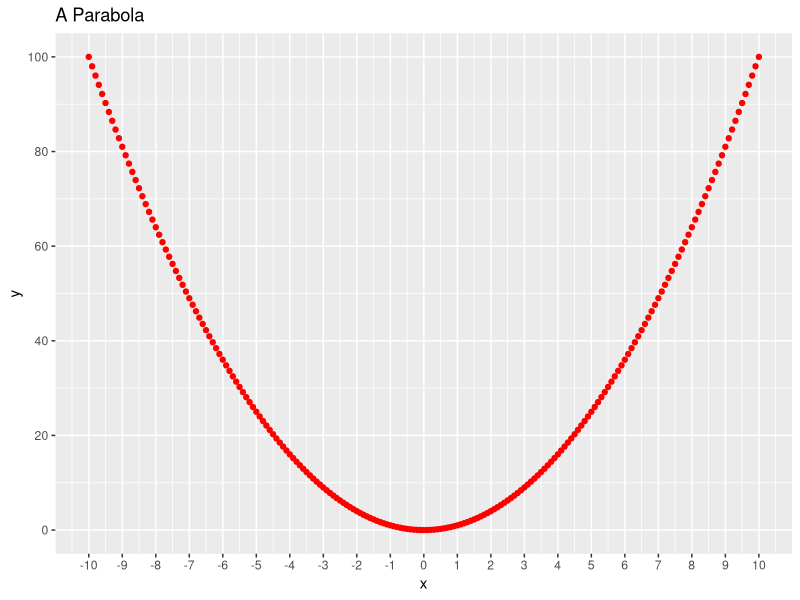
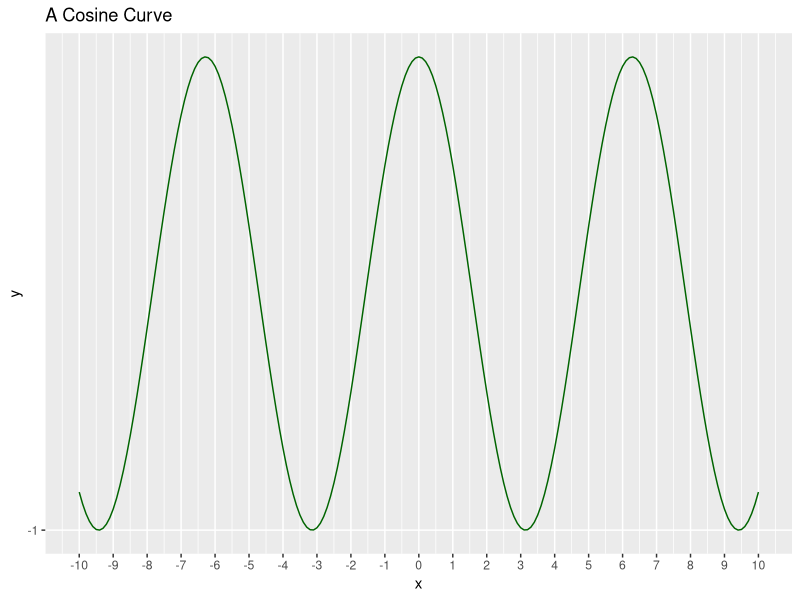

Generate these figures, in order, with R:
## ---- chunk 1
print("Hello World")
## ---- chunk 2
cat("hello world")
## ---- chunk 3
count <- 5
name <- 'Jeremy Teitelbaum'  # string types are called chr for character
paragraph<-'Far across the misty mountains cold,
to dungeons deep and caverns cold,
we must away,
ere break of day
to seek our long forgotten gold.'
pi <- 3.14159 # R doesn't use integer types unless you force it to, numbers are "num"
epsilon <- 1e-6
count <- 5L # this forces an integer
students <- c("Jeremy", "Phillip","Sara", "Molly")
HotDog <- TRUE  #note all caps unlike Python; false is FALSE
## ---- chunk 4
print("hello")
## ---- chunk 5
names(students)<-c("President", "Vice President", "Treasurer", "Secretary")
print(names(students))   
print(students["President"])
print(students)
## ---- chunk 6
print(students)
print(count)
cat("Students:", students,"\n")
print(epsilon)
cat("The value of epsilon is:", epsilon,"\n")
print(paragraph)
cat(paragraph)

## ---- chunk 7
strList <- c("Jeremy", 25, 1.34, FALSE) # everything becomes a string
intList <- c(1,2,3,4,5) 
floatList <- c(1,2,3.5,4)
## ---- chunk 8
a <- 1
b<- 2
a+b
## ---- chunk 9
a<- c(1,2,3,4,5)
b<- 4
a+b
## ---- chunk 10
a<-c(1,2,3,4,5,6)
b<-c(10,11)
a+b
## ---- chunk 11
a<-c(1,2,3,4,5)
b<-c(1,2)
a+b
## ---- chunk 12
a/5
## ---- chunk 13
# integer division (// in python)
a<-5L
b<-3
a%/%b
## ---- chunk 14
# remainder (% in python)
a<-5
b<-3
a%%b
## ---- chunk 15
a<-c(1,2,3,4,5)
a^2
## ---- chunk 16
print(a^2==a)
print(a^2>a)
print(a^2==4)
## ---- chunk 17
firstName <- 'Jeremy'
lastName <- 'Teitelbaum'
nchar(firstName)
## ---- chunk 18
paste(firstName, lastName) # spaces by default
## ---- chunk 19
paste(firstName, lastName,sep="") # no space
## ---- chunk 20
paste(c(1,2,3),"Jeremy") # remember functions work across vectors
## ---- chunk 21
firstName[1] # another difference from Python
## ---- chunk 22
a<-substr("Jeremy", 1,1)
b<-substr("Jeremy", 1,3)
cat(a,b, paste(a,b,sep=""))
## ---- chunk 23
nums <- 0:10 # generates a sequence from 0 to 10 INCLUSIVE (compare python)
print(nums)
print(nums[c(1,3)]) # you can pass a list of indices to a subscript 
## ---- chunk 24
sqrs <- nums^2
sqrs[seq(1,10,2)]
## ---- chunk 25
rev <- nums[seq(-2,-5)]
print(rev)
## ---- chunk 26
rev(nums) # reverses the list
## ---- chunk 27
library(tidyverse)
## ---- chunk 28

## ---- chunk 29
library(ggplot2)
## ---- chunk 30
x<-seq(-10,10,.1)
y<-x**2
data <- tibble("x"=x,"y"=y)
## ---- chunk 31
ggplot(data=data,aes(x=x)) +
  geom_point(aes(y=y),color="red") +
  ggtitle("A Parabola") + 
  scale_x_continuous(breaks=seq(-10,10,1)) + 
  scale_y_continuous(breaks=seq(0,100,20))
## ---- chunk 32
x<-seq(-10,10,.1)
y<-cos(x)
data <- tibble("x"=x,"y"=y)
ggplot(data=data,aes(x=x)) +
  geom_line(aes(y=y),color='darkgreen') +
  ggtitle("A Cosine Curve") + 
  scale_x_continuous(breaks=seq(-10,10,1)) + 
  scale_y_continuous(breaks=seq(-1,1,5))
